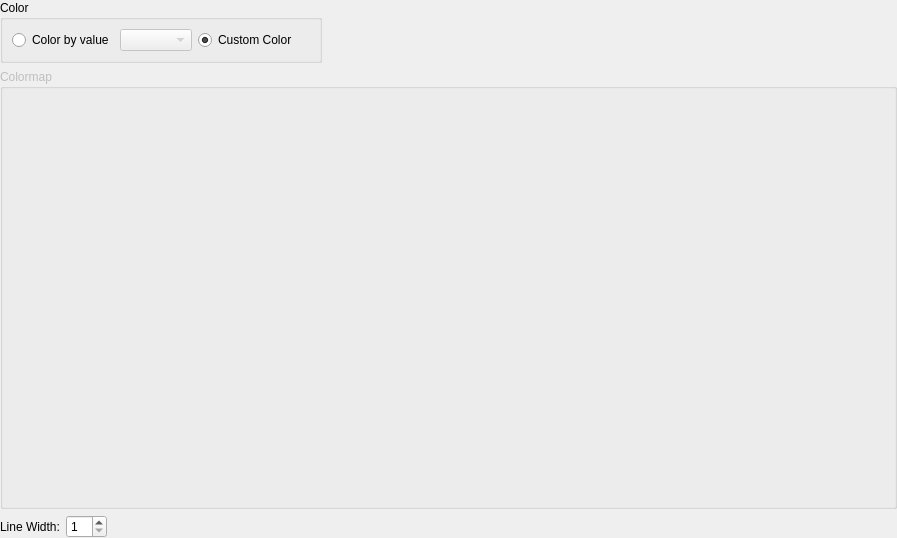
<?xml version="1.0" encoding="UTF-8"?>
<ui version="4.0">
 <class>PolyDataSettingEditWidget</class>
 <widget class="QWidget" name="PolyDataSettingEditWidget">
  <property name="geometry">
   <rect>
    <x>0</x>
    <y>0</y>
    <width>897</width>
    <height>538</height>
   </rect>
  </property>
  <property name="windowTitle">
   <string>Form</string>
  </property>
  <layout class="QVBoxLayout" name="verticalLayout_2" stretch="0,1,0">
   <property name="leftMargin">
    <number>0</number>
   </property>
   <property name="topMargin">
    <number>0</number>
   </property>
   <property name="rightMargin">
    <number>0</number>
   </property>
   <property name="bottomMargin">
    <number>0</number>
   </property>
   <item>
    <layout class="QHBoxLayout" name="horizontalLayout_3">
     <item>
      <widget class="QGroupBox" name="colorGroupBox">
       <property name="title">
        <string>Color</string>
       </property>
       <layout class="QHBoxLayout" name="horizontalLayout_2">
        <item>
         <widget class="QRadioButton" name="valueRadioButton">
          <property name="text">
           <string>Color by value</string>
          </property>
          <property name="checked">
           <bool>false</bool>
          </property>
         </widget>
        </item>
        <item>
         <widget class="QComboBox" name="valueComboBox">
          <property name="enabled">
           <bool>false</bool>
          </property>
         </widget>
        </item>
        <item>
         <widget class="QRadioButton" name="customColorRadioButton">
          <property name="text">
           <string>Custom Color</string>
          </property>
          <property name="checked">
           <bool>true</bool>
          </property>
         </widget>
        </item>
        <item>
         <widget class="ColorEditWidget" name="customColorWidget">
          <property name="enabled">
           <bool>true</bool>
          </property>
          <property name="text">
           <string/>
          </property>
         </widget>
        </item>
       </layout>
      </widget>
     </item>
     <item>
      <spacer name="horizontalSpacer_6">
       <property name="orientation">
        <enum>Qt::Horizontal</enum>
       </property>
       <property name="sizeHint" stdset="0">
        <size>
         <width>40</width>
         <height>20</height>
        </size>
       </property>
      </spacer>
     </item>
    </layout>
   </item>
   <item>
    <widget class="QGroupBox" name="colorMapGroupBox">
     <property name="enabled">
      <bool>false</bool>
     </property>
     <property name="title">
      <string>Colormap</string>
     </property>
     <layout class="QVBoxLayout" name="verticalLayout">
      <item>
       <widget class="QWidgetContainer" name="colorMapWidget" native="true"/>
      </item>
     </layout>
    </widget>
   </item>
   <item>
    <layout class="QHBoxLayout" name="horizontalLayout">
     <item>
      <widget class="QLabel" name="lineWidthLabel">
       <property name="text">
        <string>Line Width:</string>
       </property>
      </widget>
     </item>
     <item>
      <widget class="QSpinBox" name="lineWidthSpinBox">
       <property name="minimum">
        <number>1</number>
       </property>
      </widget>
     </item>
     <item>
      <widget class="TransparencyWidget" name="transparencyWidget" native="true"/>
     </item>
     <item>
      <spacer name="horizontalSpacer_2">
       <property name="orientation">
        <enum>Qt::Horizontal</enum>
       </property>
       <property name="sizeHint" stdset="0">
        <size>
         <width>40</width>
         <height>20</height>
        </size>
       </property>
      </spacer>
     </item>
    </layout>
   </item>
  </layout>
 </widget>
 <customwidgets>
  <customwidget>
   <class>ColorEditWidget</class>
   <extends>QLabel</extends>
   <header>guibase/widget/coloreditwidget.h</header>
   <container>1</container>
  </customwidget>
  <customwidget>
   <class>TransparencyWidget</class>
   <extends>QWidget</extends>
   <header>guibase/widget/transparencywidget.h</header>
   <container>1</container>
  </customwidget>
  <customwidget>
   <class>QWidgetContainer</class>
   <extends>QWidget</extends>
   <header>misc/qwidgetcontainer.h</header>
   <container>1</container>
  </customwidget>
 </customwidgets>
 <resources/>
 <connections>
  <connection>
   <sender>customColorRadioButton</sender>
   <signal>toggled(bool)</signal>
   <receiver>customColorWidget</receiver>
   <slot>setEnabled(bool)</slot>
   <hints>
    <hint type="sourcelabel">
     <x>258</x>
     <y>33</y>
    </hint>
    <hint type="destinationlabel">
     <x>292</x>
     <y>35</y>
    </hint>
   </hints>
  </connection>
  <connection>
   <sender>valueRadioButton</sender>
   <signal>toggled(bool)</signal>
   <receiver>valueComboBox</receiver>
   <slot>setEnabled(bool)</slot>
   <hints>
    <hint type="sourcelabel">
     <x>62</x>
     <y>27</y>
    </hint>
    <hint type="destinationlabel">
     <x>119</x>
     <y>38</y>
    </hint>
   </hints>
  </connection>
  <connection>
   <sender>valueRadioButton</sender>
   <signal>toggled(bool)</signal>
   <receiver>colorMapGroupBox</receiver>
   <slot>setEnabled(bool)</slot>
   <hints>
    <hint type="sourcelabel">
     <x>26</x>
     <y>32</y>
    </hint>
    <hint type="destinationlabel">
     <x>26</x>
     <y>68</y>
    </hint>
   </hints>
  </connection>
 </connections>
</ui>
